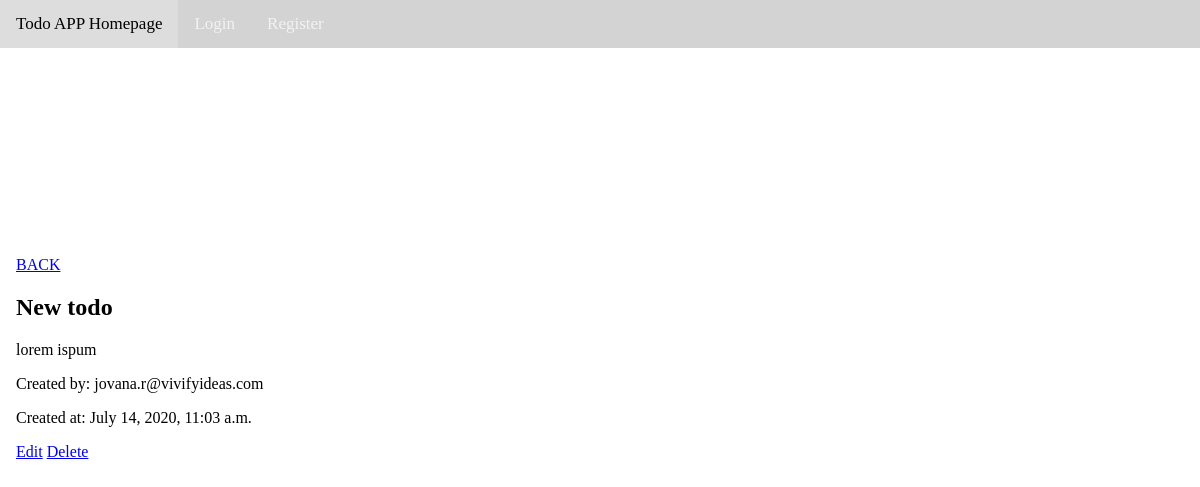
The app's page /todos/10/ with its own data.
### apps/todos/models.py (models this page shows, shortened)
class Todo(models.Model):
    title = models.CharField(max_length=200)
    content = models.TextField()
    author = models.ForeignKey(CustomUser, on_delete=models.CASCADE)
    created_at = models.DateTimeField("Date Created", default=datetime.now())

### apps/user/models.py (models this page shows, shortened)
class CustomUser(AbstractBaseUser):
    email = models.EmailField(verbose_name="email", unique=True)
    username = models.CharField(max_length=200)
    date_joined = models.DateTimeField(verbose_name="date joined", auto_now_add=True)
    last_login = models.DateTimeField(verbose_name="last login", auto_now_add=True)
    is_admin = models.BooleanField(default=False)
    is_active = models.BooleanField(default=True)
    is_staff = models.BooleanField(default=False)
    is_superuser = models.BooleanField(default=False)
    USERNAME_FIELD = "email"
    REQUIRED_FIELDS = ["username", ]
    objects = UserManager()
    def __str__(self):
        return self.email

### apps/todos/views.py (the view)
# urls.py: path("<int:todo_id>/", views.todo, name="todo"),
@require_http_methods(["GET"])
def todo(request, todo_id):
    todo = Todo.objects.get(id=todo_id)
    return render(request=request,
                   template_name="main/todo.html",
                   context={"todo": todo})

### apps/todos/templates/main/todo.html
{% extends "main/header.html" %}
{% block content %}
    <a href="/todos">BACK</a>
    <h2>{{todo.title}}</h2>
    <p>{{todo.content}}</p>
    <p>Created by: {{todo.author}}</p>
    <p>Created at: {{todo.created_at}}</p>
    <a href="{% url 'main:todos:todo-update-form' todo_id=todo.id %}">Edit</a>
    <a href="{% url 'main:todos:todo-delete' todo_id=todo.id %}">Delete</a>
{% endblock %}

### apps/main/static/main/css/style.css (style rules this page uses)
body { margin: 0; }

### records on screen
Todo: title "New todo", content "lorem ispum", author "jovana.r@vivifyideas.com", created_at "July 14, 2020, 11:03 a.m."
